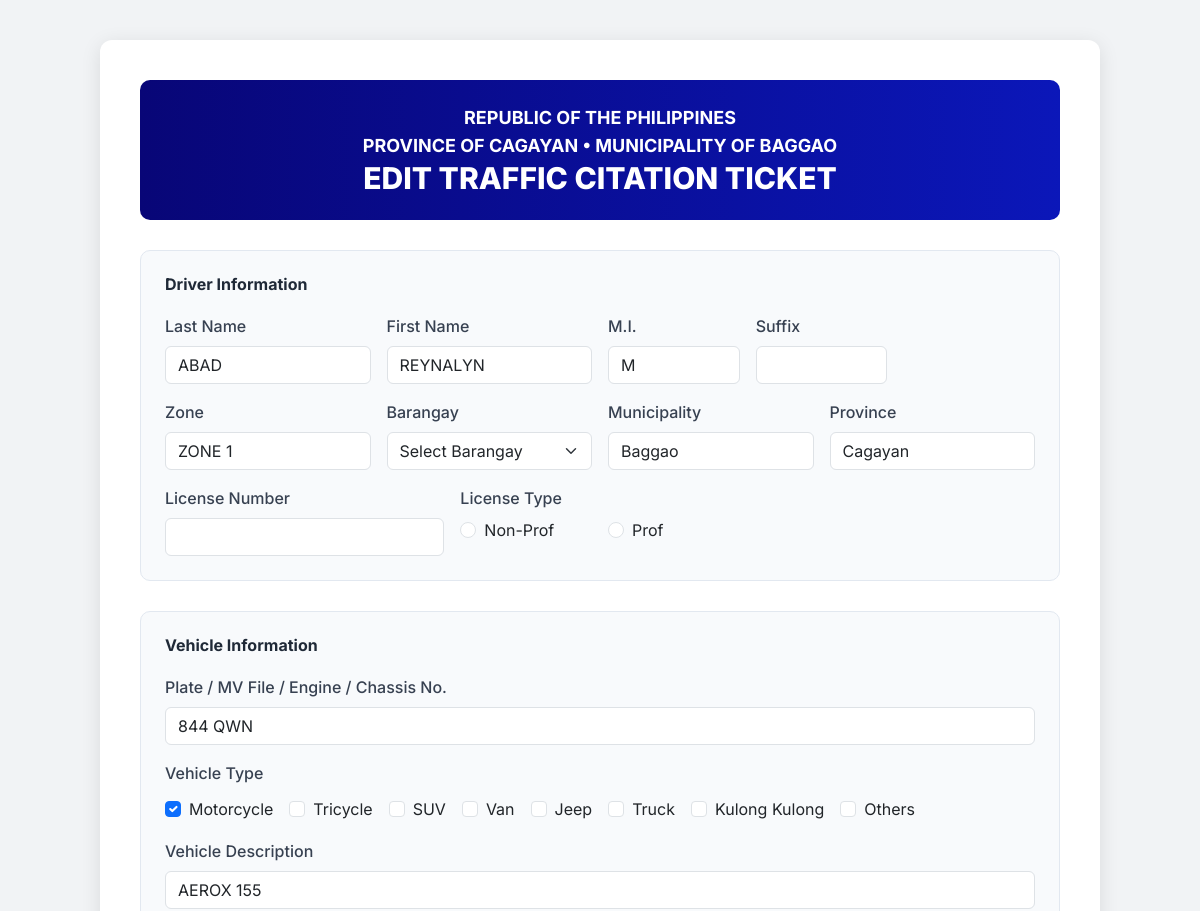
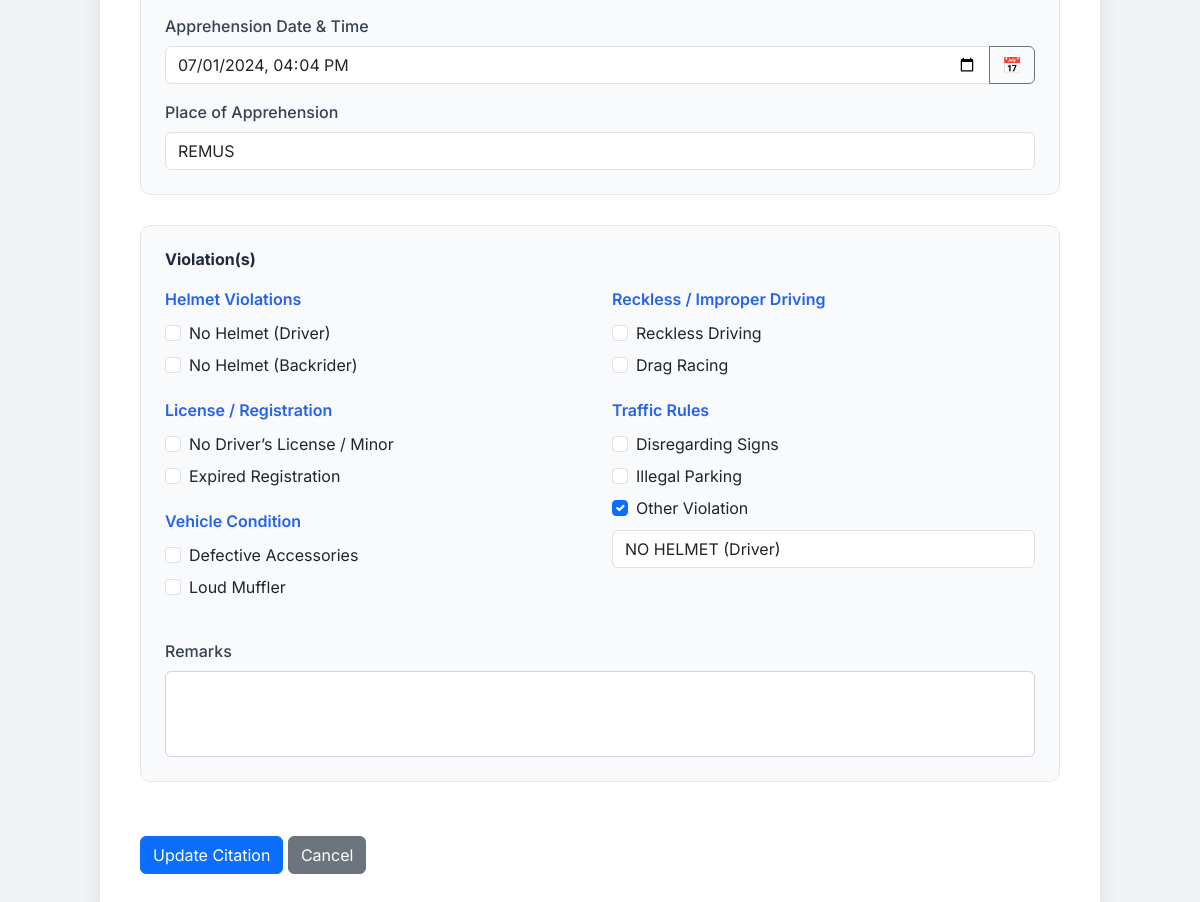
The app's page /edit_citation.php?id=45 with its own data (2 pictures, top to bottom).
### tables this page shows
CREATE TABLE `citations` (
  `citation_id` int(11) NOT NULL,
  `ticket_number` varchar(20) NOT NULL,
  `driver_id` int(11) DEFAULT NULL,
  `vehicle_id` int(11) DEFAULT NULL,
  `apprehension_datetime` datetime DEFAULT NULL,
  `place_of_apprehension` varchar(255) DEFAULT NULL,
  `is_archived` tinyint(1) DEFAULT 0,
  `payment_status` enum('Paid','Unpaid') DEFAULT 'Unpaid',
  `payment_date` datetime DEFAULT NULL,
  `payment_amount` decimal(10,2) DEFAULT NULL
);

CREATE TABLE `drivers` (
  `driver_id` int(11) NOT NULL,
  `last_name` varchar(50) NOT NULL,
  `first_name` varchar(50) NOT NULL,
  `middle_initial` varchar(5) DEFAULT NULL,
  `suffix` varchar(10) DEFAULT NULL,
  `zone` varchar(50) DEFAULT NULL,
  `barangay` varchar(100) DEFAULT NULL,
  `municipality` varchar(100) DEFAULT 'Baggao',
  `province` varchar(100) DEFAULT 'Cagayan',
  `license_number` varchar(20) DEFAULT NULL,
  `license_type` enum('Non-Professional','Professional') DEFAULT NULL
);

CREATE TABLE `vehicles` (
  `vehicle_id` int(11) NOT NULL,
  `plate_mv_engine_chassis_no` varchar(50) DEFAULT NULL,
  `vehicle_type` varchar(50) DEFAULT NULL,
  `vehicle_description` varchar(255) DEFAULT NULL
);

### edit_citation.php (the view, shortened to what the rows shown need)
<!DOCTYPE html>
<html lang="en">
<head>
  <link href="https://cdn.jsdelivr.net/npm/bootstrap@5.3.3/dist/css/bootstrap.min.css" rel="stylesheet">
  <link href="https://cdn.jsdelivr.net/npm/tailwindcss@2.2.19/dist/tailwind.min.css" rel="stylesheet">
</head>
<body>
  <?php
  $servername = "localhost";
  $username = "root";
  $password = "";
  $dbname = "traffic_citation_db";
  try {
    $conn = new PDO("mysql:host=$servername;dbname=$dbname", $username, $password);
    $conn->setAttribute(PDO::ATTR_ERRMODE, PDO::ERRMODE_EXCEPTION);
    $citation_id = isset($_GET['id']) ? (int)$_GET['id'] : 0;
    $stmt = $conn->prepare("
      SELECT c.ticket_number, c.apprehension_datetime, c.place_of_apprehension,
             d.last_name, d.first_name, d.middle_initial, d.suffix, d.zone, d.barangay,
             d.municipality, d.province, d.license_number, d.license_type,
             v.plate_mv_engine_chassis_no, v.vehicle_type, v.vehicle_description,
             GROUP_CONCAT(vl.violation_type SEPARATOR ',') AS violations,
             r.remark_text
      FROM citations c
      JOIN drivers d ON c.driver_id = d.driver_id
      JOIN vehicles v ON c.vehicle_id = v.vehicle_id
      LEFT JOIN violations vl ON c.citation_id = vl.citation_id
      LEFT JOIN remarks r ON c.citation_id = r.citation_id
      WHERE c.citation_id = :citation_id
      GROUP BY c.citation_id
    ");
    $stmt->execute(['citation_id' => $citation_id]);
    $data = $stmt->fetch(PDO::FETCH_ASSOC);
    $vehicle_type = strtolower($data['vehicle_type']);
    $vehicle_types = [$vehicle_type];
    $apprehension_datetime = $data['apprehension_datetime'] == '0000-00-00 00:00:00' ? '' : date('Y-m-d\TH:i', strtotime($data['apprehension_datetime']));
  } catch(PDOException $e) {
    echo "<div class='container'><p>Error: " . $e->getMessage() . "</p></div>";
    exit;
  }
  ?>
  <form id="editCitationForm" action="update_citation.php" method="POST">
    <div class="ticket-container">
      <div class="header">
        <h1 class="font-extrabold text-3xl">EDIT TRAFFIC CITATION TICKET</h1>
      </div>
      <div class="section">
        <div class="row g-3">
          <div class="col-md-3">
            <label class="form-label">Last Name</label>
            <input type="text" name="last_name" class="form-control" value="<?php echo htmlspecialchars($data['last_name']); ?>" required>
          </div>
          <div class="col-md-3">
            <label class="form-label">First Name</label>
            <input type="text" name="first_name" class="form-control" value="<?php echo htmlspecialchars($data['first_name']); ?>" required>
          </div>
          <div class="col-md-2">
            <label class="form-label">M.I.</label>
            <input type="text" name="middle_initial" class="form-control" value="<?php echo htmlspecialchars($data['middle_initial']); ?>">
          </div>
          <div class="col-md-3">
            <label class="form-label">Zone</label>
            <input type="text" name="zone" class="form-control" value="<?php echo htmlspecialchars($data['zone']); ?>">
          </div>
          <div class="col-md-3">
            <label class="form-label">Municipality</label>
            <input type="text" name="municipality" class="form-control" id="municipalityInput" value="<?php echo htmlspecialchars($data['municipality']); ?>" readonly>
          </div>
          <div class="col-md-3">
            <label class="form-label">Province</label>
            <input type="text" name="province" class="form-control" id="provinceInput" value="<?php echo htmlspecialchars($data['province']); ?>" readonly>
          </div>
          <div class="col-md-2">
            <div class="form-check">
              <input type="radio" class="form-check-input" name="license_type" value="nonProf" id="nonProf" <?php echo $data['license_type'] == 'Non-Professional' ? 'checked' : ''; ?> required>
              <label class="form-check-label" for="nonProf">Non-Prof</label>
            </div>
          </div>
          <div class="col-md-2">
            <div class="form-check">
              <input type="radio" class="form-check-input" name="license_type" value="prof" id="prof" <?php echo $data['license_type'] == 'Professional' ? 'checked' : ''; ?>>
              <label class="form-check-label" for="prof">Prof</label>
            </div>
          </div>
        </div>
      </div>
      <div class="section">
        <div class="row g-3">
          <div class="col-12">
            <label class="form-label">Plate / MV File / Engine / Chassis No.</label>
            <input type="text" name="plate_mv_engine_chassis_no" class="form-control" value="<?php echo htmlspecialchars($data['plate_mv_engine_chassis_no']); ?>" required>
          </div>
          <div class="col-12">
            <div class="d-flex flex-wrap gap-3 mt-1">
              <div class="form-check">
                <input type="checkbox" class="form-check-input" name="motorcycle" id="motorcycle" <?php echo in_array('motorcycle', $vehicle_types) ? 'checked' : ''; ?>>
                <label class="form-check-label" for="motorcycle">Motorcycle</label>
              </div>
              <div class="form-check">
                <input type="checkbox" class="form-check-input" name="tricycle" id="tricycle" <?php echo in_array('tricycle', $vehicle_types) ? 'checked' : ''; ?>>
                <label class="form-check-label" for="tricycle">Tricycle</label>
              </div>
              <div class="form-check">
                <input type="checkbox" class="form-check-input" name="suv" id="suv" <?php echo in_array('suv', $vehicle_types) ? 'checked' : ''; ?>>
                <label class="form-check-label" for="suv">SUV</label>
              </div>
              <div class="form-check">
                <input type="checkbox" class="form-check-input" name="van" id="van" <?php echo in_array('van', $vehicle_types) ? 'checked' : ''; ?>>
                <label class="form-check-label" for="van">Van</label>
              </div>
              <div class="form-check">
                <input type="checkbox" class="form-check-input" name="jeep" id="jeep" <?php echo in_array('jeep', $vehicle_types) ? 'checked' : ''; ?>>
                <label class="form-check-label" for="jeep">Jeep</label>
              </div>
              <div class="form-check">
                <input type="checkbox" class="form-check-input" name="truck" id="truck" <?php echo in_array('truck', $vehicle_types) ? 'checked' : ''; ?>>
                <label class="form-check-label" for="truck">Truck</label>
              </div>
              <div class="form-check">
                <input type="checkbox" class="form-check-input" name="kulong" id="kulong" <?php echo in_array('kulong', $vehicle_types) ? 'checked' : ''; ?>>
                <label class="form-check-label" for="kulong">Kulong Kulong</label>
              </div>
              <div class="form-check">
                <input type="checkbox" class="form-check-input" name="othersVehicle" id="othersVehicle" <?php echo !in_array('motorcycle', $vehicle_types) && !in_array('tricycle', $vehicle_types) && !in_array('suv', $vehicle_types) && !in_array('van', $vehicle_types) && !in_array('jeep', $vehicle_types) && !in_array('truck', $vehicle_types) && !in_array('kulong', $vehicle_types) ? 'checked' : ''; ?>>
                <label class="form-check-label" for="othersVehicle">Others</label>
              </div>
            </div>
          </div>
          <div class="col-12">
            <label class="form-label">Vehicle Description</label>
            <input type="text" name="vehicle_description" class="form-control" value="<?php echo htmlspecialchars($data['vehicle_description']); ?>">
          </div>
          <div class="col-12">
            <div class="input-group">
              <input type="datetime-local" name="apprehension_datetime" class="form-control" id="apprehensionDateTime" value="<?php echo htmlspecialchars($apprehension_datetime); ?>">
              <button class="btn btn-outline-secondary btn-custom" type="button" id="toggleDateTime" title="Set/Clear">📅</button>
            </div>
          </div>
          <div class="col-12">
            <label class="form-label">Place of Apprehension</label>
            <input type="text" name="place_of_apprehension" class="form-control" value="<?php echo htmlspecialchars($data['place_of_apprehension']); ?>">
          </div>
        </div>
      </div>
    </div>
  </form>
</body>
</html>

### records on screen
citations: last_name "ABAD", first_name "REYNALYN", middle_initial "M", zone "ZONE 1", municipality "Baggao", province "Cagayan", plate_mv_engine_chassis_no "844 QWN", vehicle_description "AEROX 155", apprehension_datetime "07/01/2024 16:04", place_of_apprehension "REMUS"
drivers: license_type "☐ Non-Prof", license_type "☐ Prof"
vehicles: vehicle_type "☑"
